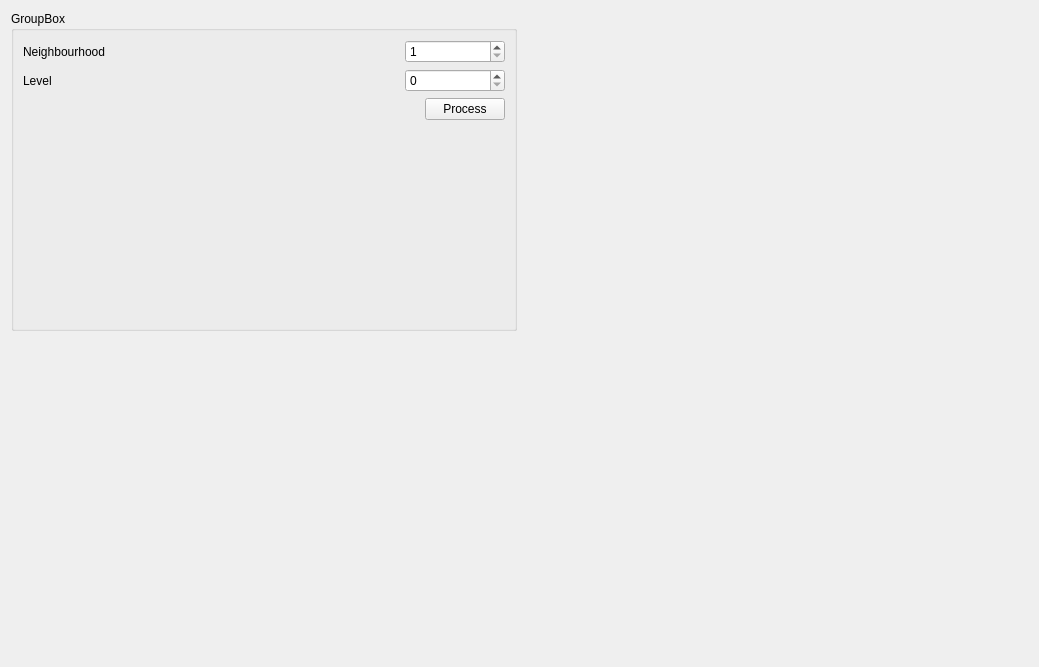
<?xml version="1.0" encoding="UTF-8"?>
<ui version="4.0">
 <class>ThresholdTestWidget</class>
 <widget class="QWidget" name="ThresholdTestWidget">
  <property name="geometry">
   <rect>
    <x>0</x>
    <y>0</y>
    <width>1039</width>
    <height>667</height>
   </rect>
  </property>
  <property name="windowTitle">
   <string>Form</string>
  </property>
  <layout class="QVBoxLayout" name="verticalLayout" stretch="1,1">
   <item>
    <layout class="QHBoxLayout" name="horizontalLayout" stretch="1,1">
     <item>
      <widget class="QGroupBox" name="groupBox">
       <property name="title">
        <string>GroupBox</string>
       </property>
       <layout class="QVBoxLayout" name="verticalLayout_2">
        <item>
         <layout class="QHBoxLayout" name="horizontalLayout_2">
          <item>
           <widget class="QLabel" name="label">
            <property name="text">
             <string>Neighbourhood </string>
            </property>
           </widget>
          </item>
          <item>
           <spacer name="horizontalSpacer">
            <property name="orientation">
             <enum>Qt::Horizontal</enum>
            </property>
            <property name="sizeHint" stdset="0">
             <size>
              <width>40</width>
              <height>20</height>
             </size>
            </property>
           </spacer>
          </item>
          <item>
           <widget class="QSpinBox" name="sbNeighbourhood">
            <property name="minimumSize">
             <size>
              <width>100</width>
              <height>0</height>
             </size>
            </property>
            <property name="minimum">
             <number>1</number>
            </property>
            <property name="maximum">
             <number>1000</number>
            </property>
           </widget>
          </item>
         </layout>
        </item>
        <item>
         <layout class="QHBoxLayout" name="horizontalLayout_4">
          <item>
           <widget class="QLabel" name="label_2">
            <property name="text">
             <string>Level</string>
            </property>
           </widget>
          </item>
          <item>
           <spacer name="horizontalSpacer_3">
            <property name="orientation">
             <enum>Qt::Horizontal</enum>
            </property>
            <property name="sizeHint" stdset="0">
             <size>
              <width>40</width>
              <height>20</height>
             </size>
            </property>
           </spacer>
          </item>
          <item>
           <widget class="QSpinBox" name="sbLevel">
            <property name="minimumSize">
             <size>
              <width>100</width>
              <height>0</height>
             </size>
            </property>
            <property name="maximum">
             <number>10000000</number>
            </property>
           </widget>
          </item>
         </layout>
        </item>
        <item>
         <layout class="QHBoxLayout" name="horizontalLayout_3">
          <item>
           <spacer name="horizontalSpacer_2">
            <property name="orientation">
             <enum>Qt::Horizontal</enum>
            </property>
            <property name="sizeHint" stdset="0">
             <size>
              <width>40</width>
              <height>20</height>
             </size>
            </property>
           </spacer>
          </item>
          <item>
           <widget class="QPushButton" name="pbProcess">
            <property name="text">
             <string>Process</string>
            </property>
           </widget>
          </item>
         </layout>
        </item>
        <item>
         <spacer name="verticalSpacer">
          <property name="orientation">
           <enum>Qt::Vertical</enum>
          </property>
          <property name="sizeHint" stdset="0">
           <size>
            <width>20</width>
            <height>40</height>
           </size>
          </property>
         </spacer>
        </item>
       </layout>
      </widget>
     </item>
     <item>
      <widget class="QCustomPlot" name="wResultPlot" native="true"/>
     </item>
    </layout>
   </item>
   <item>
    <widget class="ThresholdsWidget" name="wThresholds" native="true"/>
   </item>
  </layout>
 </widget>
 <customwidgets>
  <customwidget>
   <class>QCustomPlot</class>
   <extends>QWidget</extends>
   <header>qcustomplot/qcustomplot.h</header>
   <container>1</container>
  </customwidget>
  <customwidget>
   <class>ThresholdsWidget</class>
   <extends>QWidget</extends>
   <header>src/Thresholdswidget.h</header>
   <container>1</container>
  </customwidget>
 </customwidgets>
 <resources/>
 <connections/>
</ui>
